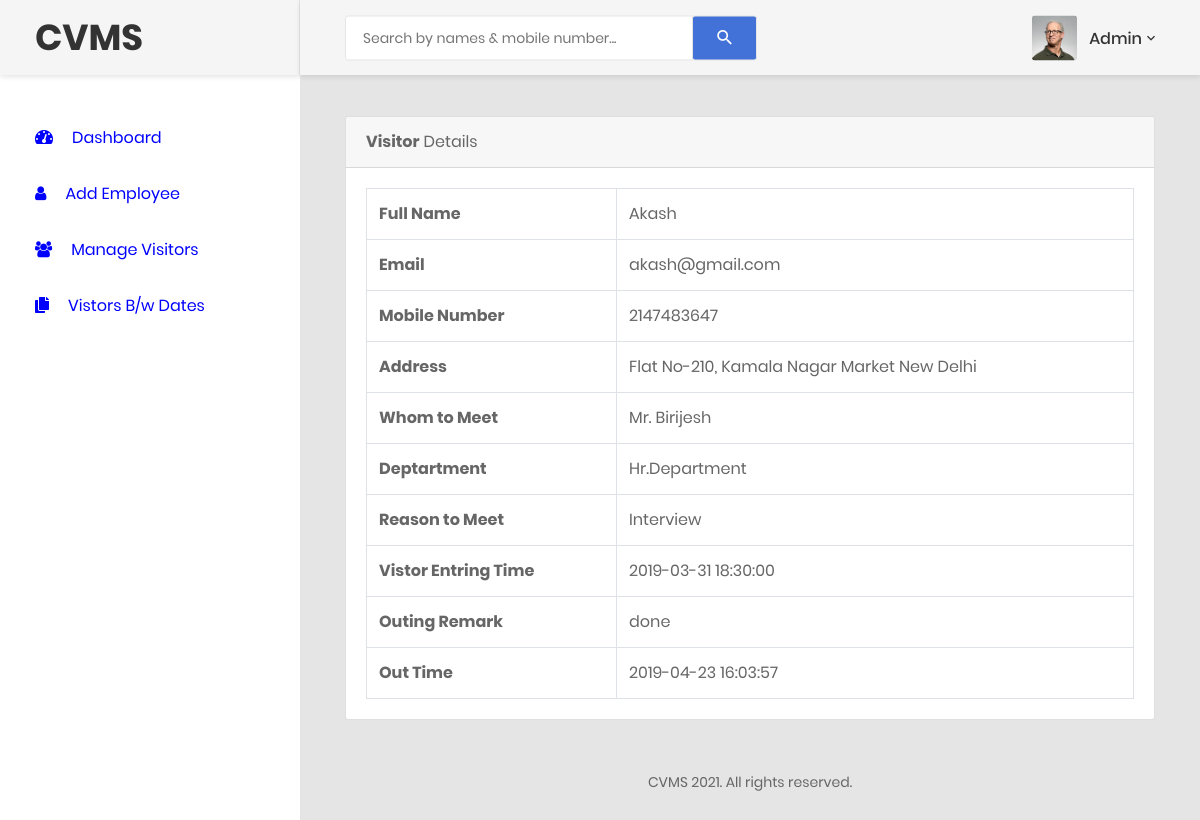
Screenshot of /visitor-detail.php?editid=1 (signed in) with the database file from the repository.
### tables this page shows
CREATE TABLE `tblvisitor` (
  `ID` int(5) NOT NULL,
  `FullName` varchar(120) DEFAULT NULL,
  `Email` varchar(120) DEFAULT NULL,
  `MobileNumber` bigint(11) DEFAULT NULL,
  `Address` varchar(250) DEFAULT NULL,
  `WhomtoMeet` varchar(120) DEFAULT NULL,
  `Deptartment` varchar(120) DEFAULT NULL,
  `ReasontoMeet` varchar(120) DEFAULT NULL,
  `EnterDate` timestamp NULL DEFAULT current_timestamp(),
  `remark` varchar(255) DEFAULT NULL,
  `outtime` timestamp NULL DEFAULT NULL ON UPDATE current_timestamp(),
  `status` char(10) NOT NULL
);

### visitor-detail.php (the view, shortened to what this page needs)
<?php
include('includes/dbconnection.php');
if (strlen($_SESSION['cvmsaid']==0)) {
  header('location:logout.php');
  } else{
?>
<!DOCTYPE html>
<html lang="en">
<head>
    <link href="css/font-face.css" rel="stylesheet" media="all">
    <link href="vendor/font-awesome-5/css/fontawesome-all.min.css" rel="stylesheet" media="all">
    <link href="vendor/font-awesome-4.7/css/font-awesome.min.css" rel="stylesheet" media="all">
    <link href="vendor/mdi-font/css/material-design-iconic-font.min.css" rel="stylesheet" media="all">
    <link href="vendor/bootstrap-4.1/bootstrap.min.css" rel="stylesheet" media="all">
    <link href="vendor/animsition/animsition.min.css" rel="stylesheet" media="all">
    <link href="vendor/bootstrap-progressbar/bootstrap-progressbar-3.3.4.min.css" rel="stylesheet" media="all">
    <link href="vendor/wow/animate.css" rel="stylesheet" media="all">
    <link href="vendor/css-hamburgers/hamburgers.min.css" rel="stylesheet" media="all">
    <link href="vendor/slick/slick.css" rel="stylesheet" media="all">
    <link href="vendor/select2/select2.min.css" rel="stylesheet" media="all">
    <link href="vendor/perfect-scrollbar/perfect-scrollbar.css" rel="stylesheet" media="all">
    <link href="css/theme.css" rel="stylesheet" media="all">
</head>
<body class="animsition">
    <div class="page-wrapper">
        <?php include_once('includes/sidebar.php');?>
        <div class="page-container">
            <?php include_once('includes/header.php');?>
            <div class="main-content">
                <div class="section__content section__content--p30">
                    <div class="container-fluid">
                        <div class="row">
                            <div class="col-lg-12">
                                <div class="card">
                                    <div class="card-header">
                                        <strong>Visitor</strong>  Details
                                    </div>
                                    <div class="card-body card-block">
  <?php
 $eid=$_GET['editid'];
$ret=mysqli_query($con,"select * from  tblvisitor where ID='$eid'");
while ($row=mysqli_fetch_array($ret)) {
?><table border="1" class="table table-bordered mg-b-0">
                                            <tr>
    <th>Full Name</th>
    <td><?php  echo $row['FullName'];?></td>
  </tr>
   <tr>
    <th>Email</th>
    <td><?php  echo $row['Email'];?></td>
  </tr>
  <tr>
    <th>Mobile Number</th>
    <td><?php  echo $row['MobileNumber'];?></td>
  </tr>
  <tr>
    <th>Address</th>
    <td><?php  echo $row['Address'];?></td>
  </tr>
  <tr>
    <th>Whom to Meet</th>
    <td><?php  echo $row['WhomtoMeet'];?></td>
  </tr>
  <tr>
    <th>Deptartment</th>
    <td><?php  echo $row['Deptartment'];?></td>
  </tr>
  <tr>
    <th>Reason to Meet</th>
    <td><?php  echo $row['ReasontoMeet'];?></td>
  </tr>
  <tr>
    <th>Vistor Entring Time</th>
    <td><?php  echo $row['EnterDate'];?></td>
  </tr>
<?php if($row['remark']==""){ ?>
    <form method="post">
         <tr>
    <th>Outing Remark :</th>
    <td>
    <textarea name="remark" placeholder="" rows="12" cols="14" class="form-control wd-450" required="true"></textarea></td>
  </tr>
 <tr align="center">
    <td colspan="2"><button type="submit" name="submit" class="btn btn-primary btn-sm">Update</button></td>
  </tr>
                                        </form>
               <?php } else { ?>
<tr>
    <th>Outing Remark </th>
    <td><?php echo $row['remark']; ?></td>
  </tr>
<tr>
<th>Out Time</th>
<td><?php echo $row['outtime']; ?>  </td>
<?php } ?>
</tr>
</table>
                                    </div>
                                </div>
                        </div>
                            </div>
<?php include_once('includes/footer.php');?>
                </div>
                </div>
            </div>
        </div>
</body>
</html>
<?php }  ?>
<?php }  ?>

### includes/header.php (shortened to what this page needs)
<header class="header-desktop">
                <div class="section__content section__content--p30">
                    <div class="container-fluid">
                        <div class="header-wrap">
                            <form class="form-header" name="search" action="search-visitor.php" method="post">
                                <input class="au-input au-input--xl" type="text" name="searchdata" id="searchdata" placeholder="Search by names &amp; mobile number..." />
                                <button class="au-btn--submit" type="submit" name="search">
                                    <i class="zmdi zmdi-search"></i>
                                </button>
                            </form>
                            <div class="header-button">
                                 <?php
$adminid=$_SESSION['cvmsaid'];
$ret=mysqli_query($con,"select AdminName from tbladmin where ID='$adminid'");
$row=mysqli_fetch_array($ret);
$name=$row['AdminName'];
?>
                                <div class="account-wrap">
                                    <div class="account-item clearfix js-item-menu">
                                        <div class="image">
                                            <img src="images/icon/avatar-01.jpg" alt="John Doe" />
                                        </div>
                                        <div class="content">
                                            <a class="js-acc-btn" href="#"><?php echo $name; ?></a>
                                        </div>
                                    </div>
                                </div>
                            </div>
                        </div>
                    </div>
                </div>
            </header>

### includes/footer.php
<div class="row">
                            <div class="col-md-12">
                                <div class="copyright">
                                    <p>CVMS 2021. All rights reserved.</p>
                                    <p>&nbsp;</p>
                                </div>
                            </div>
                        </div>

### rows the page displays
tblvisitor: FullName "Akash", Email "akash@gmail.com", MobileNumber "2147483647", Address "Flat No-210, Kamala Nagar Market New Delhi", WhomtoMeet "Mr. Birijesh", Deptartment "Hr.Department", ReasontoMeet "Interview", EnterDate "2019-03-31 18:30:00", remark "done", outtime "2019-04-23 16:03:57"

### other values shown
$name "Admin"
